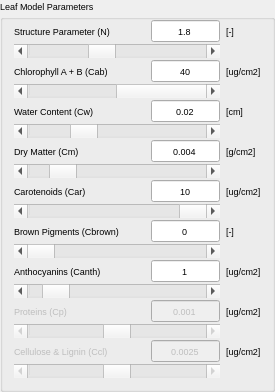
        <widget class="QgsCollapsibleGroupBox" name="LeafMP_Box">
         <property name="sizePolicy">
          <sizepolicy hsizetype="Fixed" vsizetype="Fixed">
           <horstretch>0</horstretch>
           <verstretch>0</verstretch>
          </sizepolicy>
         </property>
         <property name="minimumSize">
          <size>
           <width>275</width>
           <height>0</height>
          </size>
         </property>
         <property name="maximumSize">
          <size>
           <width>275</width>
           <height>16777215</height>
          </size>
         </property>
         <property name="font">
          <font>
           <pointsize>7</pointsize>
          </font>
         </property>
         <property name="autoFillBackground">
          <bool>false</bool>
         </property>
         <property name="title">
          <string>Leaf Model Parameters</string>
         </property>
         <property name="flat">
          <bool>true</bool>
         </property>
         <property name="collapsed">
          <bool>false</bool>
         </property>
         <layout class="QGridLayout" name="gridLayout_9">
          <property name="topMargin">
           <number>3</number>
          </property>
          <property name="verticalSpacing">
           <number>2</number>
          </property>
          <item row="13" column="1" colspan="3">
           <widget class="QScrollBar" name="Canth_Slide">
            <property name="maximum">
             <number>100000</number>
            </property>
            <property name="singleStep">
             <number>200</number>
            </property>
            <property name="pageStep">
             <number>10000</number>
            </property>
            <property name="sliderPosition">
             <number>10000</number>
            </property>
            <property name="orientation">
             <enum>Qt::Horizontal</enum>
            </property>
           </widget>
          </item>
          <item row="2" column="1" colspan="2">
           <widget class="QLabel" name="Cab_Text">
            <property name="minimumSize">
             <size>
              <width>125</width>
              <height>0</height>
             </size>
            </property>
            <property name="text">
             <string>Chlorophyll A + B (Cab)</string>
            </property>
           </widget>
          </item>
          <item row="4" column="4">
           <widget class="QLabel" name="label_3">
            <property name="text">
             <string>[cm]</string>
            </property>
           </widget>
          </item>
          <item row="10" column="4">
           <widget class="QLabel" name="label_6">
            <property name="text">
             <string>[-]</string>
            </property>
           </widget>
          </item>
          <item row="10" column="1">
           <widget class="QLabel" name="Cbrown_Text">
            <property name="sizePolicy">
             <sizepolicy hsizetype="Minimum" vsizetype="Preferred">
              <horstretch>0</horstretch>
              <verstretch>0</verstretch>
             </sizepolicy>
            </property>
            <property name="minimumSize">
             <size>
              <width>125</width>
              <height>0</height>
             </size>
            </property>
            <property name="text">
             <string>Brown Pigments (Cbrown)</string>
            </property>
           </widget>
          </item>
          <item row="3" column="1" colspan="3">
           <widget class="QScrollBar" name="Cab_Slide">
            <property name="maximum">
             <number>1000000</number>
            </property>
            <property name="singleStep">
             <number>1000</number>
            </property>
            <property name="pageStep">
             <number>100000</number>
            </property>
            <property name="sliderPosition">
             <number>400000</number>
            </property>
            <property name="orientation">
             <enum>Qt::Horizontal</enum>
            </property>
           </widget>
          </item>
          <item row="8" column="3">
           <widget class="QLineEdit" name="Car_lineEdit">
            <property name="inputMethodHints">
             <set>Qt::ImhDigitsOnly</set>
            </property>
            <property name="text">
             <string>10</string>
            </property>
            <property name="frame">
             <bool>true</bool>
            </property>
            <property name="alignment">
             <set>Qt::AlignCenter</set>
            </property>
           </widget>
          </item>
          <item row="9" column="1" colspan="3">
           <widget class="QScrollBar" name="Car_Slide">
            <property name="maximum">
             <number>300000</number>
            </property>
            <property name="singleStep">
             <number>1000</number>
            </property>
            <property name="pageStep">
             <number>10000</number>
            </property>
            <property name="sliderPosition">
             <number>100000</number>
            </property>
            <property name="orientation">
             <enum>Qt::Horizontal</enum>
            </property>
           </widget>
          </item>
          <item row="11" column="1" colspan="3">
           <widget class="QScrollBar" name="Cbrown_Slide">
            <property name="font">
             <font>
              <strikeout>false</strikeout>
              <kerning>true</kerning>
             </font>
            </property>
            <property name="autoFillBackground">
             <bool>false</bool>
            </property>
            <property name="maximum">
             <number>10000</number>
            </property>
            <property name="singleStep">
             <number>100</number>
            </property>
            <property name="pageStep">
             <number>1000</number>
            </property>
            <property name="orientation">
             <enum>Qt::Horizontal</enum>
            </property>
            <property name="invertedAppearance">
             <bool>false</bool>
            </property>
           </widget>
          </item>
          <item row="1" column="1" colspan="3">
           <widget class="QScrollBar" name="N_Slide">
            <property name="minimum">
             <number>10000</number>
            </property>
            <property name="maximum">
             <number>30000</number>
            </property>
            <property name="singleStep">
             <number>100</number>
            </property>
            <property name="pageStep">
             <number>1000</number>
            </property>
            <property name="value">
             <number>18000</number>
            </property>
            <property name="sliderPosition">
             <number>18000</number>
            </property>
            <property name="orientation">
             <enum>Qt::Horizontal</enum>
            </property>
           </widget>
          </item>
          <item row="6" column="4">
           <widget class="QLabel" name="lblCm">
            <property name="text">
             <string>[g/cm2]</string>
            </property>
           </widget>
          </item>
          <item row="2" column="4">
           <widget class="QLabel" name="lblCab">
            <property name="text">
             <string>[ug/cm2]</string>
            </property>
           </widget>
          </item>
          <item row="4" column="1">
           <widget class="QLabel" name="Cw_Text">
            <property name="minimumSize">
             <size>
              <width>125</width>
              <height>0</height>
             </size>
            </property>
            <property name="text">
             <string>Water Content (Cw)</string>
            </property>
           </widget>
          </item>
          <item row="2" column="3">
           <widget class="QLineEdit" name="Cab_lineEdit">
            <property name="inputMethodHints">
             <set>Qt::ImhDigitsOnly</set>
            </property>
            <property name="text">
             <string>40</string>
            </property>
            <property name="frame">
             <bool>true</bool>
            </property>
            <property name="alignment">
             <set>Qt::AlignCenter</set>
            </property>
           </widget>
          </item>
          <item row="0" column="3">
           <widget class="QLineEdit" name="N_lineEdit">
            <property name="sizePolicy">
             <sizepolicy hsizetype="Expanding" vsizetype="Minimum">
              <horstretch>0</horstretch>
              <verstretch>0</verstretch>
             </sizepolicy>
            </property>
            <property name="minimumSize">
             <size>
              <width>0</width>
              <height>0</height>
             </size>
            </property>
            <property name="palette">
             <palette>
              <active/>
              <inactive/>
              <disabled/>
             </palette>
            </property>
            <property name="autoFillBackground">
             <bool>false</bool>
            </property>
            <property name="styleSheet">
             <string notr="true"/>
            </property>
            <property name="inputMethodHints">
             <set>Qt::ImhDigitsOnly</set>
            </property>
            <property name="text">
             <string>1.8</string>
            </property>
            <property name="frame">
             <bool>true</bool>
            </property>
            <property name="alignment">
             <set>Qt::AlignCenter</set>
            </property>
            <property name="placeholderText">
             <string>1.8</string>
            </property>
           </widget>
          </item>
          <item row="10" column="3">
           <widget class="QLineEdit" name="Cbrown_lineEdit">
            <property name="inputMethodHints">
             <set>Qt::ImhDigitsOnly</set>
            </property>
            <property name="text">
             <string>0</string>
            </property>
            <property name="frame">
             <bool>true</bool>
            </property>
            <property name="alignment">
             <set>Qt::AlignCenter</set>
            </property>
           </widget>
          </item>
          <item row="12" column="1">
           <widget class="QLabel" name="Canth_Text">
            <property name="enabled">
             <bool>true</bool>
            </property>
            <property name="sizePolicy">
             <sizepolicy hsizetype="Minimum" vsizetype="Preferred">
              <horstretch>0</horstretch>
              <verstretch>0</verstretch>
             </sizepolicy>
            </property>
            <property name="minimumSize">
             <size>
              <width>125</width>
              <height>0</height>
             </size>
            </property>
            <property name="text">
             <string>Anthocyanins (Canth)</string>
            </property>
           </widget>
          </item>
          <item row="7" column="1" colspan="3">
           <widget class="QScrollBar" name="Cm_Slide">
            <property name="minimum">
             <number>19</number>
            </property>
            <property name="maximum">
             <number>165</number>
            </property>
            <property name="value">
             <number>40</number>
            </property>
            <property name="sliderPosition">
             <number>40</number>
            </property>
            <property name="orientation">
             <enum>Qt::Horizontal</enum>
            </property>
           </widget>
          </item>
          <item row="6" column="1">
           <widget class="QLabel" name="Cm_Text">
            <property name="sizePolicy">
             <sizepolicy hsizetype="Preferred" vsizetype="Preferred">
              <horstretch>0</horstretch>
              <verstretch>0</verstretch>
             </sizepolicy>
            </property>
            <property name="minimumSize">
             <size>
              <width>125</width>
              <height>0</height>
             </size>
            </property>
            <property name="maximumSize">
             <size>
              <width>16777215</width>
              <height>20</height>
             </size>
            </property>
            <property name="text">
             <string>Dry Matter (Cm)</string>
            </property>
           </widget>
          </item>
          <item row="6" column="3">
           <widget class="QLineEdit" name="Cm_lineEdit">
            <property name="sizePolicy">
             <sizepolicy hsizetype="Expanding" vsizetype="Preferred">
              <horstretch>0</horstretch>
              <verstretch>0</verstretch>
             </sizepolicy>
            </property>
            <property name="minimumSize">
             <size>
              <width>20</width>
              <height>0</height>
             </size>
            </property>
            <property name="inputMethodHints">
             <set>Qt::ImhDigitsOnly</set>
            </property>
            <property name="text">
             <string>0.004</string>
            </property>
            <property name="frame">
             <bool>true</bool>
            </property>
            <property name="alignment">
             <set>Qt::AlignCenter</set>
            </property>
           </widget>
          </item>
          <item row="0" column="1">
           <widget class="QLabel" name="N_Text">
            <property name="minimumSize">
             <size>
              <width>125</width>
              <height>0</height>
             </size>
            </property>
            <property name="maximumSize">
             <size>
              <width>16777215</width>
              <height>20</height>
             </size>
            </property>
            <property name="text">
             <string>Structure Parameter (N)</string>
            </property>
           </widget>
          </item>
          <item row="12" column="3">
           <widget class="QLineEdit" name="Canth_lineEdit">
            <property name="inputMethodHints">
             <set>Qt::ImhDigitsOnly</set>
            </property>
            <property name="text">
             <string>1</string>
            </property>
            <property name="frame">
             <bool>true</bool>
            </property>
            <property name="alignment">
             <set>Qt::AlignCenter</set>
            </property>
           </widget>
          </item>
          <item row="0" column="4">
           <widget class="QLabel" name="label">
            <property name="text">
             <string>[-]</string>
            </property>
           </widget>
          </item>
          <item row="12" column="4">
           <widget class="QLabel" name="lblCanth">
            <property name="text">
             <string>[ug/cm2]</string>
            </property>
           </widget>
          </item>
          <item row="4" column="3">
           <widget class="QLineEdit" name="Cw_lineEdit">
            <property name="inputMethodHints">
             <set>Qt::ImhDigitsOnly</set>
            </property>
            <property name="text">
             <string>0.02</string>
            </property>
            <property name="frame">
             <bool>true</bool>
            </property>
            <property name="alignment">
             <set>Qt::AlignCenter</set>
            </property>
           </widget>
          </item>
          <item row="8" column="1">
           <widget class="QLabel" name="Car_Text">
            <property name="sizePolicy">
             <sizepolicy hsizetype="Minimum" vsizetype="Preferred">
              <horstretch>0</horstretch>
              <verstretch>0</verstretch>
             </sizepolicy>
            </property>
            <property name="minimumSize">
             <size>
              <width>125</width>
              <height>0</height>
             </size>
            </property>
            <property name="text">
             <string>Carotenoids (Car)</string>
            </property>
           </widget>
          </item>
          <item row="8" column="4">
           <widget class="QLabel" name="lblCar">
            <property name="text">
             <string>[ug/cm2]</string>
            </property>
           </widget>
          </item>
          <item row="5" column="1" colspan="3">
           <widget class="QScrollBar" name="Cw_Slide">
            <property name="minimum">
             <number>2</number>
            </property>
            <property name="maximum">
             <number>700</number>
            </property>
            <property name="singleStep">
             <number>2</number>
            </property>
            <property name="value">
             <number>200</number>
            </property>
            <property name="orientation">
             <enum>Qt::Horizontal</enum>
            </property>
           </widget>
          </item>
          <item row="15" column="1">
           <widget class="QLabel" name="Cp_Text">
            <property name="enabled">
             <bool>false</bool>
            </property>
            <property name="font">
             <font>
              <pointsize>7</pointsize>
             </font>
            </property>
            <property name="text">
             <string>Proteins (Cp)</string>
            </property>
           </widget>
          </item>
          <item row="15" column="3">
           <widget class="QLineEdit" name="Cp_lineEdit">
            <property name="enabled">
             <bool>false</bool>
            </property>
            <property name="font">
             <font>
              <pointsize>7</pointsize>
             </font>
            </property>
            <property name="text">
             <string>0.001</string>
            </property>
            <property name="alignment">
             <set>Qt::AlignCenter</set>
            </property>
           </widget>
          </item>
          <item row="16" column="1" colspan="3">
           <widget class="QScrollBar" name="Cp_Slide">
            <property name="enabled">
             <bool>false</bool>
            </property>
            <property name="maximum">
             <number>20</number>
            </property>
            <property name="singleStep">
             <number>1</number>
            </property>
            <property name="pageStep">
             <number>1</number>
            </property>
            <property name="value">
             <number>10</number>
            </property>
            <property name="sliderPosition">
             <number>10</number>
            </property>
            <property name="orientation">
             <enum>Qt::Horizontal</enum>
            </property>
           </widget>
          </item>
          <item row="15" column="4">
           <widget class="QLabel" name="lblCp">
            <property name="font">
             <font>
              <pointsize>7</pointsize>
             </font>
            </property>
            <property name="text">
             <string>[ug/cm2]</string>
            </property>
           </widget>
          </item>
          <item row="17" column="1">
           <widget class="QLabel" name="Ccl_Text">
            <property name="enabled">
             <bool>false</bool>
            </property>
            <property name="font">
             <font>
              <pointsize>7</pointsize>
             </font>
            </property>
            <property name="text">
             <string>Cellulose &amp; Lignin (Ccl)</string>
            </property>
           </widget>
          </item>
          <item row="17" column="3">
           <widget class="QLineEdit" name="Ccl_lineEdit">
            <property name="enabled">
             <bool>false</bool>
            </property>
            <property name="font">
             <font>
              <pointsize>7</pointsize>
             </font>
            </property>
            <property name="text">
             <string>0.0025</string>
            </property>
            <property name="alignment">
             <set>Qt::AlignCenter</set>
            </property>
           </widget>
          </item>
          <item row="18" column="1" colspan="3">
           <widget class="QScrollBar" name="Ccl_Slide">
            <property name="enabled">
             <bool>false</bool>
            </property>
            <property name="maximum">
             <number>50</number>
            </property>
            <property name="singleStep">
             <number>1</number>
            </property>
            <property name="pageStep">
             <number>1</number>
            </property>
            <property name="value">
             <number>25</number>
            </property>
            <property name="sliderPosition">
             <number>25</number>
            </property>
            <property name="orientation">
             <enum>Qt::Horizontal</enum>
            </property>
           </widget>
          </item>
          <item row="17" column="4">
           <widget class="QLabel" name="lblCcl">
            <property name="font">
             <font>
              <pointsize>7</pointsize>
             </font>
            </property>
            <property name="text">
             <string>[ug/cm2]</string>
            </property>
           </widget>
          </item>
         </layout>
        </widget>
